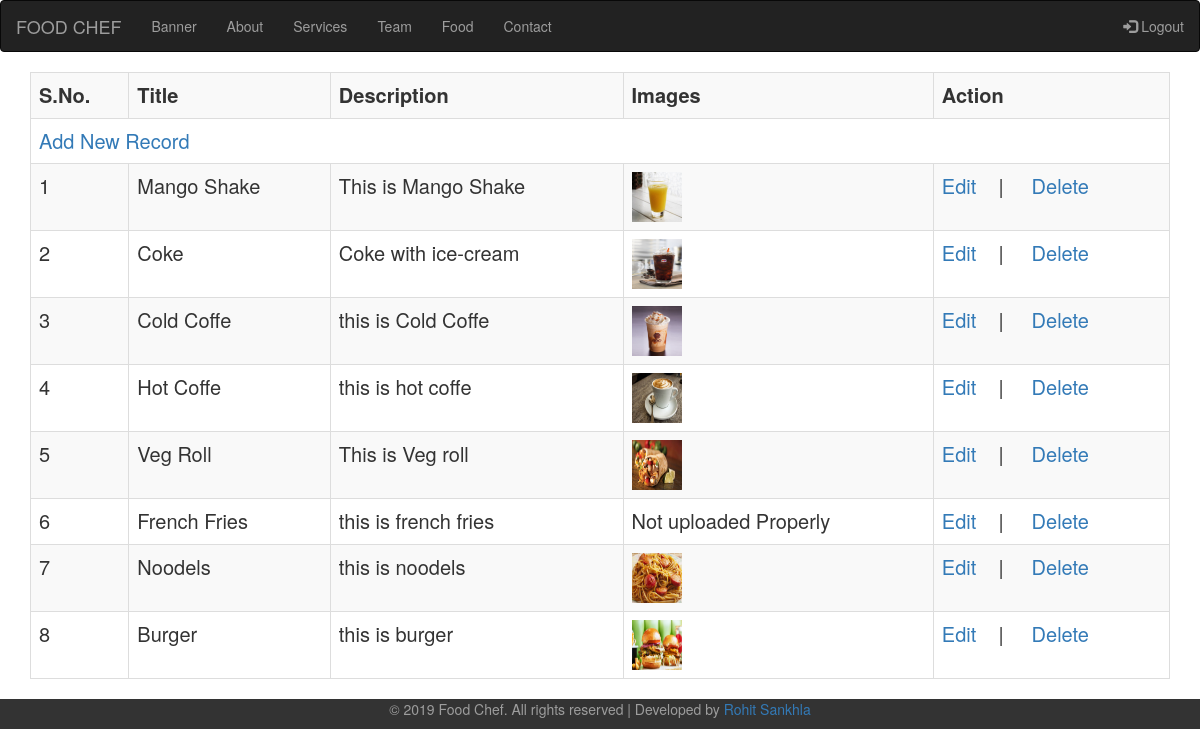
Page /admin/food (signed in) on the committed database.
### tables this page shows
CREATE TABLE `food` (
  `id` int(7) NOT NULL,
  `title` varchar(100) NOT NULL,
  `description` text NOT NULL,
  `image` text NOT NULL
);

### admin/libs/Db.php (called while the page is built, shortened)
<?php
class Db{
	function __construct(){
		$this->con=mysqli_connect(HOSTNAME,USERNAME,PASSWORD,DB);
	}
	function fetchAll($sql){
		return mysqli_fetch_all(mysqli_query($this->con,$sql),MYSQLI_ASSOC);
	}
}
 ?>

### admin/modules/food/index.php (the view, shortened to what this page needs)
<?php
	$alldata=$dbobj->fetchAll("select * from food order by id desc");
?>
<table class="table table-bordered table-striped table-hover">
	<tr>
		<th>S.No.</th>
		<th>Title</th>
		<th>Description</th>
		<th>Images</th>
		<th>Action</th>
	</tr>
	<tr>
		<td colspan="5"><a href="<?php echo BASEURL;?>food/create">Add New Record</a></td>
	</tr>
	<?php
	$sno=0;
	foreach ($alldata as $data) {
	?>
	<tr>
		<td><?php echo ++$sno; ?></td>
		<td><?php echo $data['title'] ?></td>
		<td><?php echo $data['description'] ?></td>
		<td>
			<?php if($data['image']){
							if(file_exists("public/images/$data[image]")){
							?>
								<img class="one" src="<?php echo BASEURL."public/images/$data[image]";?>" height="50px" width="50px" />
							<?php
							}else{
								echo "Not uploaded Properly";
							}
						}else{
							echo "not uploaded";
						}
			?>
		</td>
		<td>
			<a href="<?php echo BASEURL;?>food/create/<?php echo $data['id']; ?>">Edit</a>&nbsp; &nbsp; | &nbsp; &nbsp;
			<a href="#" onclick="delclick('<?php echo BASEURL;?>food/index/<?php echo $data['id']; ?>')">Delete</a>
		</td>
	</tr>
	<?php } ?>
</table>

### admin/modules/food/index.php (style rules this page uses)
table { font-size: 20px; }

### rows in the picture
food: title "Mango Shake", description "This is Mango Shake", image (picture)
food: title "Coke", description "Coke with ice-cream", image (picture)
food: title "Cold Coffe", description "this is Cold Coffe", image (picture)
food: title "Hot Coffe", description "this is hot coffe", image (picture)
food: title "Veg Roll", description "This is Veg roll", image (picture)
food: title "French Fries", description "this is french fries", shows "Not uploaded Properly"
food: title "Noodels", description "this is noodels", image (picture)
food: title "Burger", description "this is burger", image (picture)
